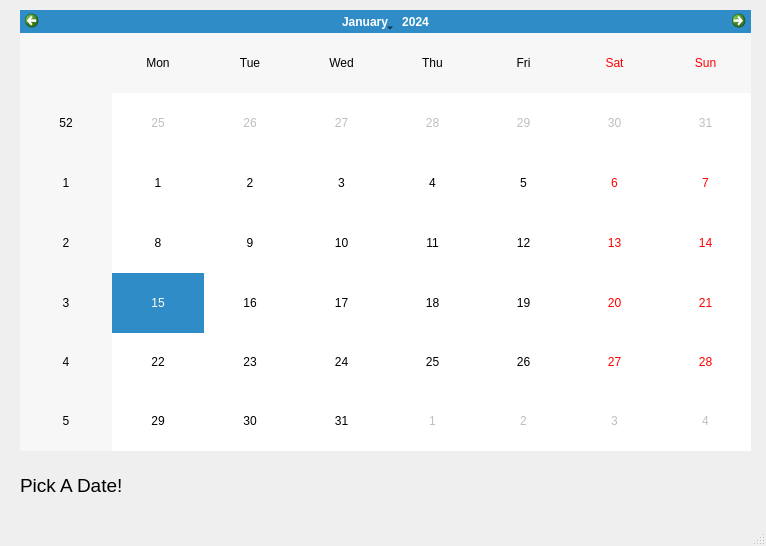
<?xml version="1.0" encoding="UTF-8"?>
<ui version="4.0">
 <class>MainWindow</class>
 <widget class="QMainWindow" name="MainWindow">
  <property name="geometry">
   <rect>
    <x>0</x>
    <y>0</y>
    <width>766</width>
    <height>546</height>
   </rect>
  </property>
  <property name="windowTitle">
   <string>MainWindow</string>
  </property>
  <widget class="QWidget" name="centralwidget">
   <widget class="QCalendarWidget" name="calendarWidget">
    <property name="geometry">
     <rect>
      <x>20</x>
      <y>10</y>
      <width>731</width>
      <height>441</height>
     </rect>
    </property>
   </widget>
   <widget class="QLabel" name="label">
    <property name="geometry">
     <rect>
      <x>20</x>
      <y>470</y>
      <width>721</width>
      <height>31</height>
     </rect>
    </property>
    <property name="font">
     <font>
      <pointsize>14</pointsize>
     </font>
    </property>
    <property name="text">
     <string>Pick A Date!</string>
    </property>
   </widget>
  </widget>
  <widget class="QMenuBar" name="menubar">
   <property name="geometry">
    <rect>
     <x>0</x>
     <y>0</y>
     <width>766</width>
     <height>21</height>
    </rect>
   </property>
  </widget>
  <widget class="QStatusBar" name="statusbar"/>
 </widget>
 <resources/>
 <connections/>
</ui>
